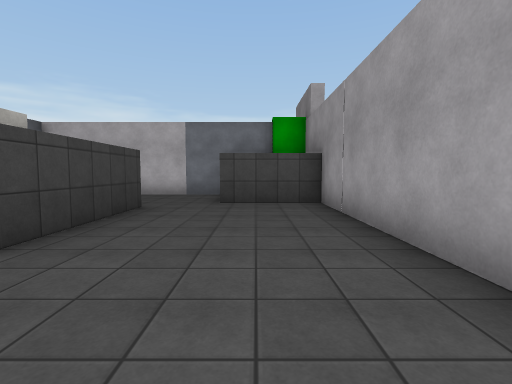
View 1 (above)

17 first-person views from a walk through a Unity game level. The camera is 1.4 m above the floor, tilts 4° down and sees 85° across. The floor is counted in squares, 2 m on a side. Each view is taken from the middle of a square. On the plan, view 1 faces up. The plan holds only what a view shows up to about 9 squares ahead; the rest is blank. The place goes on beyond the plan. The player character is not drawn. Surface patterns are stand-ins for the level's own textures.

View 2
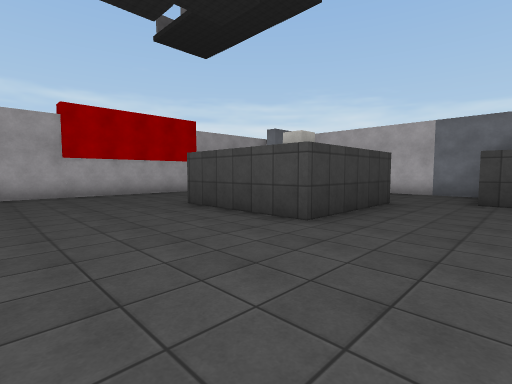

View 3
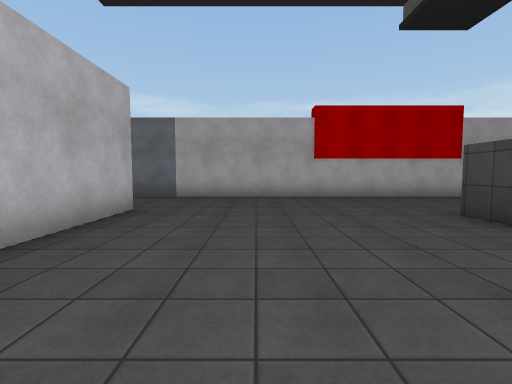

View 4
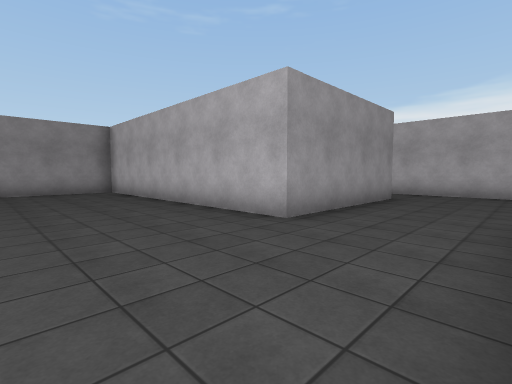

View 5
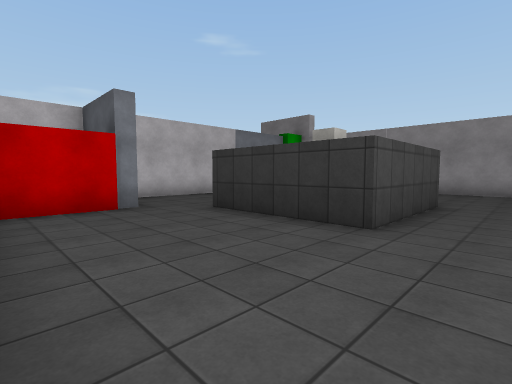

View 6
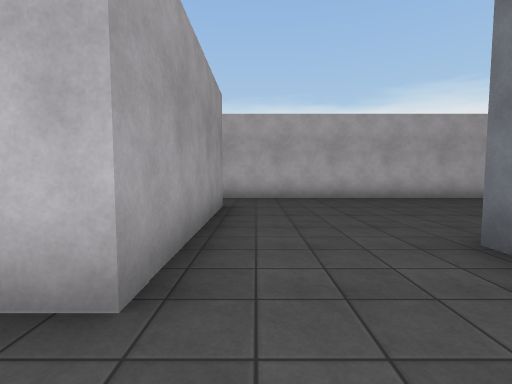

View 7
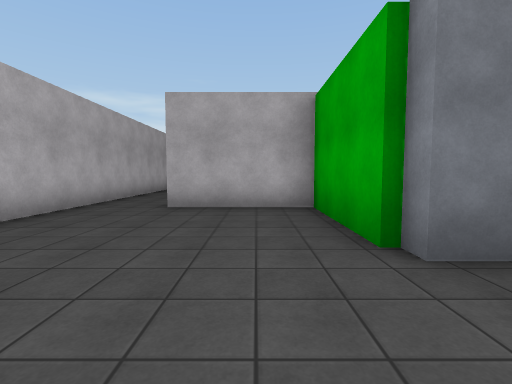

View 8
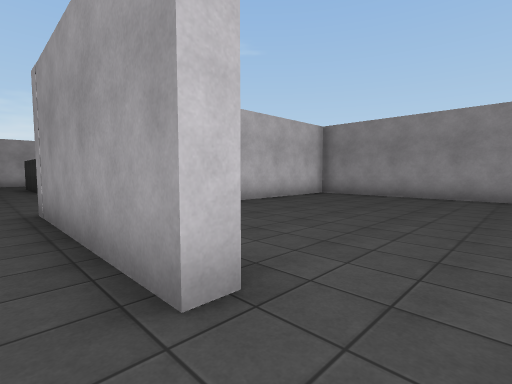

View 9
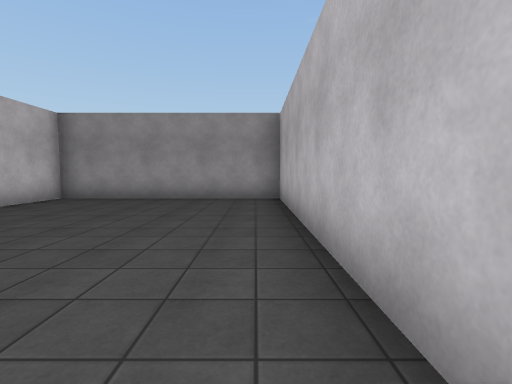

View 10
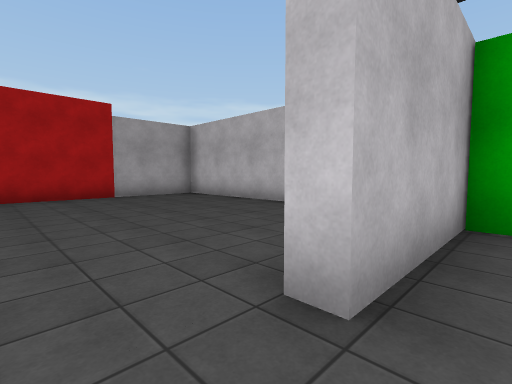

View 11
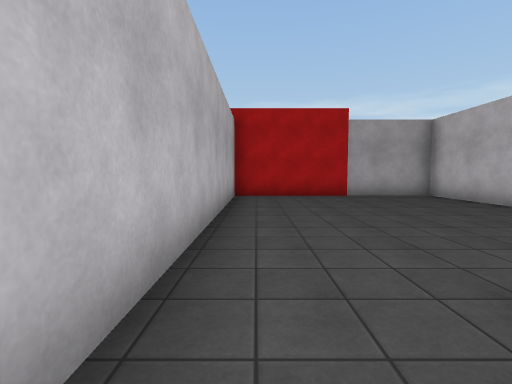

View 12
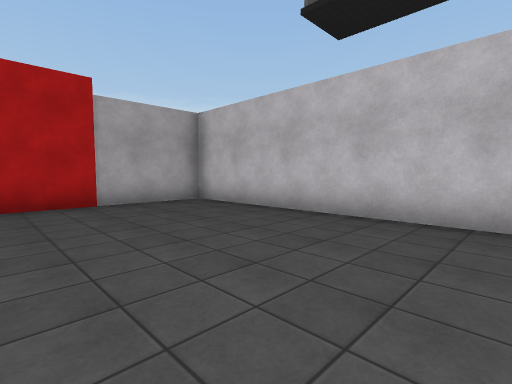

View 13
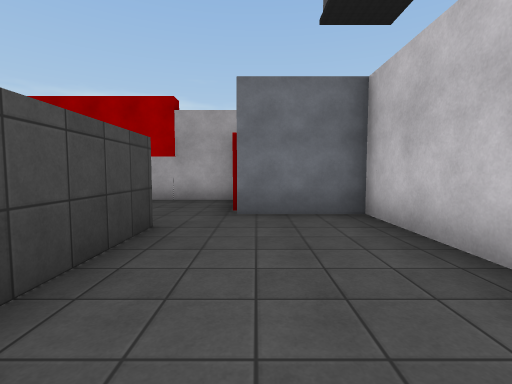

View 14
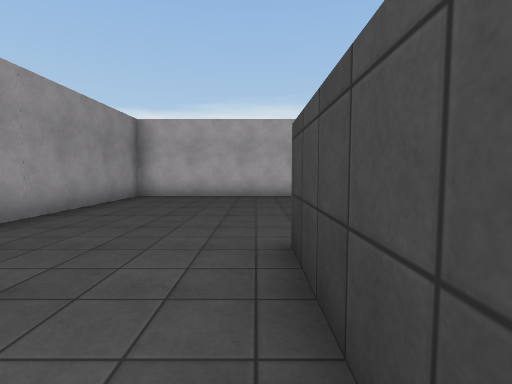

View 15
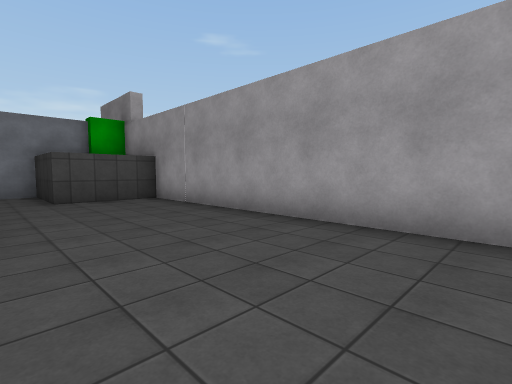

View 16
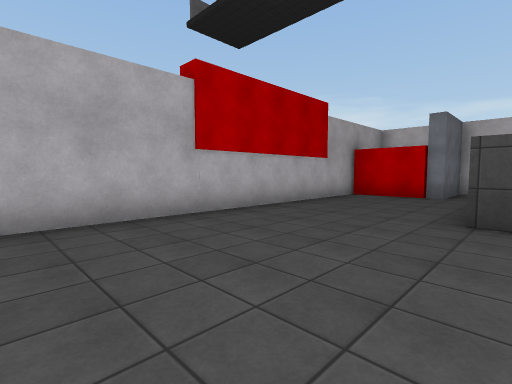

View 17
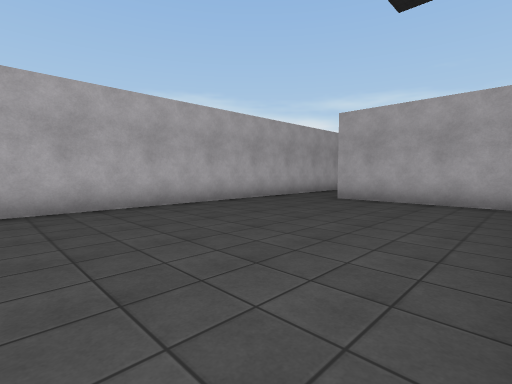

### Floor plan
Ten units are one square. View 1 is at (0, 0); x grows to the right and y downward. Boxes are objects, and circles mark ways between rooms. Rooms are numbered by the first view taken in them; rooms with no view inside come last. Other rooms are left out.
<svg viewBox="-209 -94 229 195">
<path fill="none" stroke="#000" d="M-23 -58 -23 -24 -56 -24 -56 -57 -34 -57M-95 48 -126 48 -126 78 -130 78M-59 78 -63 78 -63 33 15 33 15 -66 -8 -66 -8 -89 -67 -89 -67 -66 -92 -66 -92 46 -96 46M-134 96 -55 96M-141 37 -204 37 -204 96 -134 96M-59 42 -59 78M-55 96 15 96 15 37 -24 37"/>
<circle cx="-130" cy="85" r="3" fill="#2a7"/>
<circle cx="-60" cy="85" r="3" fill="#2a7"/>
<text x="-50" y="0">1</text>
<text x="-170" y="60">2</text>
<text x="-20" y="60">3</text>
</svg>
Room 1 opens to room 2. Room 1 opens to room 3.

Where each view was taken, in squares from view 1:
view 1: 0 up, 0 right, facing up
view 2: 1 down, 0 right, facing up-left
view 3: 1 down, 1 left, facing left
view 4: 0 up, 9 left, facing down-right
view 5: 1 up, 9 left, facing up-right
view 6: 2 down, 7 left, facing down
view 7: 6 down, 7 left, facing left
view 8: 9 down, 7 left, facing up-right
view 9: 9 down, 6 left, facing right
view 10: 9 down, 12 left, facing up-left
view 11: 9 down, 12 left, facing left
view 12: 8 down, 14 left, facing up-left
view 13: 7 up, 2 left, facing left
view 14: 5 up, 2 left, facing down
view 15: 1 down, 2 left, facing up-right
view 16: 2 down, 5 left, facing up-left
view 17: 4 down, 1 right, facing down-left
